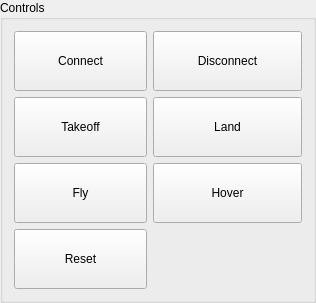
         <widget class="QGroupBox" name="group_button">
          <property name="sizePolicy">
           <sizepolicy hsizetype="Fixed" vsizetype="Fixed">
            <horstretch>0</horstretch>
            <verstretch>0</verstretch>
           </sizepolicy>
          </property>
          <property name="minimumSize">
           <size>
            <width>0</width>
            <height>0</height>
           </size>
          </property>
          <property name="maximumSize">
           <size>
            <width>326</width>
            <height>296</height>
           </size>
          </property>
          <property name="baseSize">
           <size>
            <width>371</width>
            <height>511</height>
           </size>
          </property>
          <property name="title">
           <string>Controls</string>
          </property>
          <layout class="QGridLayout" name="gridLayout_3">
           <item row="0" column="1">
            <widget class="QPushButton" name="button_disconnect">
             <property name="sizePolicy">
              <sizepolicy hsizetype="Preferred" vsizetype="Preferred">
               <horstretch>0</horstretch>
               <verstretch>0</verstretch>
              </sizepolicy>
             </property>
             <property name="minimumSize">
              <size>
               <width>149</width>
               <height>60</height>
              </size>
             </property>
             <property name="maximumSize">
              <size>
               <width>150</width>
               <height>60</height>
              </size>
             </property>
             <property name="cursor">
              <cursorShape>PointingHandCursor</cursorShape>
             </property>
             <property name="text">
              <string>Disconnect</string>
             </property>
            </widget>
           </item>
           <item row="0" column="0">
            <widget class="QPushButton" name="button_connect">
             <property name="sizePolicy">
              <sizepolicy hsizetype="Preferred" vsizetype="Preferred">
               <horstretch>0</horstretch>
               <verstretch>0</verstretch>
              </sizepolicy>
             </property>
             <property name="minimumSize">
              <size>
               <width>133</width>
               <height>60</height>
              </size>
             </property>
             <property name="maximumSize">
              <size>
               <width>150</width>
               <height>60</height>
              </size>
             </property>
             <property name="cursor">
              <cursorShape>PointingHandCursor</cursorShape>
             </property>
             <property name="text">
              <string>Connect</string>
             </property>
            </widget>
           </item>
           <item row="1" column="0">
            <widget class="QPushButton" name="button_takeoff">
             <property name="sizePolicy">
              <sizepolicy hsizetype="Preferred" vsizetype="Preferred">
               <horstretch>0</horstretch>
               <verstretch>0</verstretch>
              </sizepolicy>
             </property>
             <property name="minimumSize">
              <size>
               <width>133</width>
               <height>60</height>
              </size>
             </property>
             <property name="maximumSize">
              <size>
               <width>150</width>
               <height>60</height>
              </size>
             </property>
             <property name="cursor">
              <cursorShape>PointingHandCursor</cursorShape>
             </property>
             <property name="text">
              <string>Takeoff</string>
             </property>
            </widget>
           </item>
           <item row="2" column="0">
            <widget class="QPushButton" name="button_fly">
             <property name="sizePolicy">
              <sizepolicy hsizetype="Preferred" vsizetype="Preferred">
               <horstretch>0</horstretch>
               <verstretch>0</verstretch>
              </sizepolicy>
             </property>
             <property name="minimumSize">
              <size>
               <width>133</width>
               <height>60</height>
              </size>
             </property>
             <property name="maximumSize">
              <size>
               <width>150</width>
               <height>60</height>
              </size>
             </property>
             <property name="cursor">
              <cursorShape>PointingHandCursor</cursorShape>
             </property>
             <property name="text">
              <string>Fly</string>
             </property>
            </widget>
           </item>
           <item row="3" column="0">
            <widget class="QPushButton" name="button_reset">
             <property name="sizePolicy">
              <sizepolicy hsizetype="Preferred" vsizetype="Preferred">
               <horstretch>0</horstretch>
               <verstretch>0</verstretch>
              </sizepolicy>
             </property>
             <property name="minimumSize">
              <size>
               <width>133</width>
               <height>60</height>
              </size>
             </property>
             <property name="maximumSize">
              <size>
               <width>150</width>
               <height>60</height>
              </size>
             </property>
             <property name="cursor">
              <cursorShape>PointingHandCursor</cursorShape>
             </property>
             <property name="text">
              <string>Reset</string>
             </property>
            </widget>
           </item>
           <item row="2" column="1">
            <widget class="QPushButton" name="button_hover">
             <property name="sizePolicy">
              <sizepolicy hsizetype="Preferred" vsizetype="Preferred">
               <horstretch>0</horstretch>
               <verstretch>0</verstretch>
              </sizepolicy>
             </property>
             <property name="minimumSize">
              <size>
               <width>149</width>
               <height>60</height>
              </size>
             </property>
             <property name="maximumSize">
              <size>
               <width>150</width>
               <height>60</height>
              </size>
             </property>
             <property name="cursor">
              <cursorShape>PointingHandCursor</cursorShape>
             </property>
             <property name="text">
              <string>Hover</string>
             </property>
            </widget>
           </item>
           <item row="1" column="1">
            <widget class="QPushButton" name="button_land">
             <property name="sizePolicy">
              <sizepolicy hsizetype="Preferred" vsizetype="Preferred">
               <horstretch>0</horstretch>
               <verstretch>0</verstretch>
              </sizepolicy>
             </property>
             <property name="minimumSize">
              <size>
               <width>149</width>
               <height>60</height>
              </size>
             </property>
             <property name="maximumSize">
              <size>
               <width>150</width>
               <height>60</height>
              </size>
             </property>
             <property name="cursor">
              <cursorShape>PointingHandCursor</cursorShape>
             </property>
             <property name="text">
              <string>Land</string>
             </property>
            </widget>
           </item>
          </layout>
         </widget>
